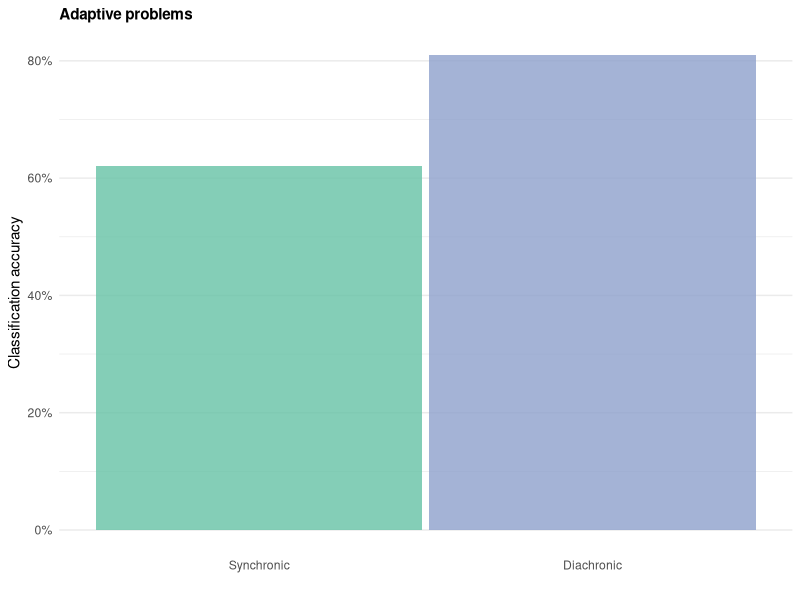
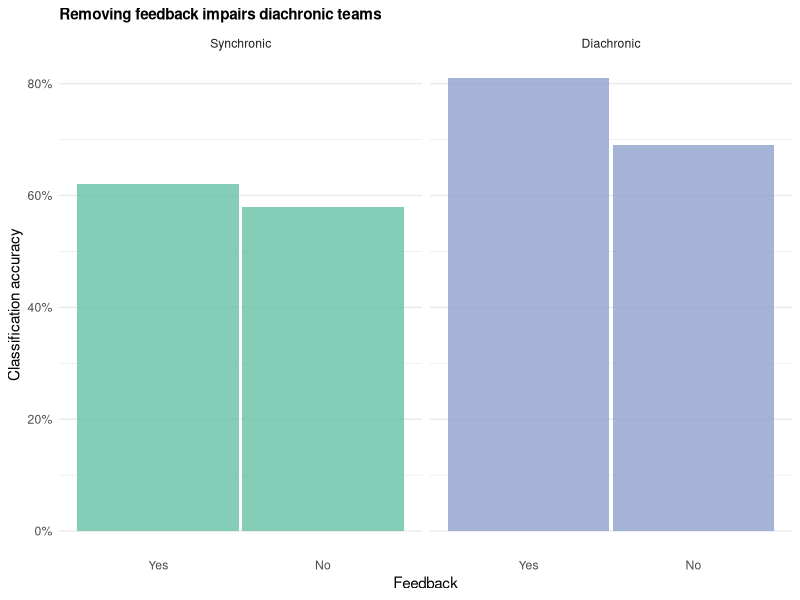
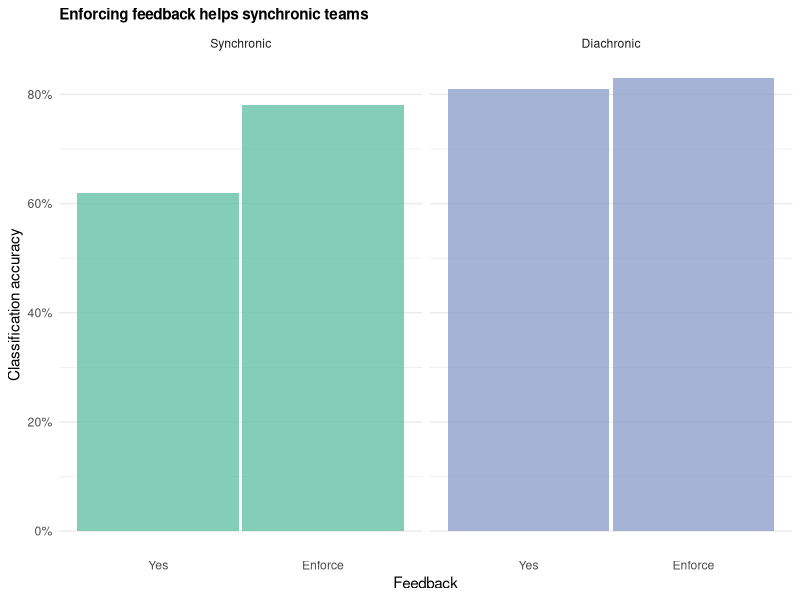
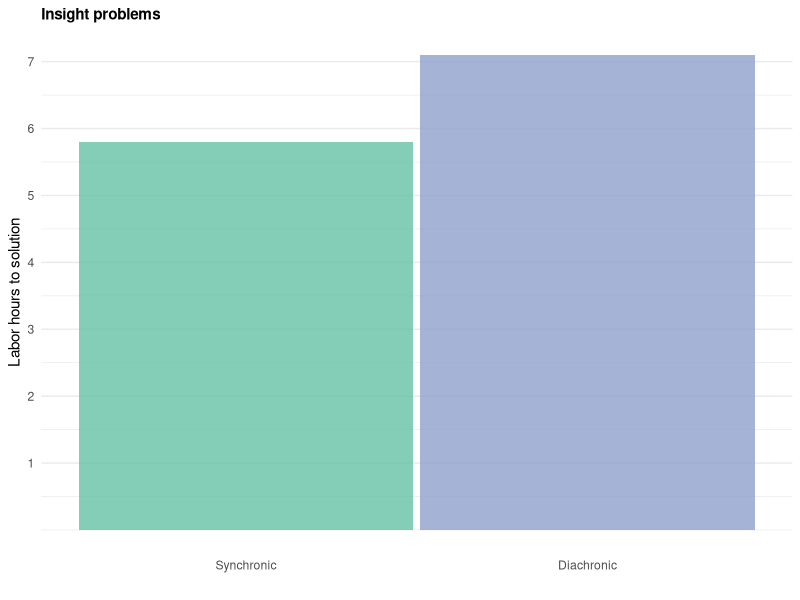

These figures' R source, in order:
# ---- hypotheses
library(magrittr)
library(dplyr)
library(stringr)
library(ggplot2)
library(scales)
library(gridExtra)

team_structures <- c("synchronic", "diachronic")
feedback_types <- c("yes", "no", "enforce")

recode_team_structures <- function(frame) {
  team_structures_map <- data_frame(
    team_structure = team_structures,
    team_factor = factor(team_structures, levels = team_structures,
                         labels = str_to_title(team_structures))
  )
  left_join(frame, team_structures_map)
}

recode_feedback_types <- function(frame) {
  feedback_map <- data_frame(
    feedback_type = feedback_types,
    feedback_factor = factor(feedback_type, levels = feedback_types,
                             labels = str_to_title(feedback_types))
  )
  left_join(frame, feedback_map)
}

# theme
default_alpha <- 0.8
default_bar_width <- 0.98

base_theme <- theme_minimal() +
  theme(
    axis.ticks = element_blank(),
    panel.grid.major.x = element_blank(),
    plot.title = element_text(size = 11, face = "bold")
  )

colors <- RColorBrewer::brewer.pal(3, "Set2")
names(colors) <- c("green", "orange", "blue")
team_colors <- c(colors[["green"]], colors[["blue"]])

scale_y_classification_accuracy <- scale_y_continuous("Classification accuracy", labels = percent)
scale_fill_team_factor <- scale_fill_manual(values = team_colors)

base_plot <- ggplot() +
  base_theme

# ---- team-structure-results
exp1 <- data_frame(
  team_structure = team_structures,
  classification_accuracy = c(0.62, 0.81)
) %>% recode_team_structures

(base_plot %+% exp1) +
  geom_bar(aes(team_factor, classification_accuracy, fill = team_factor),
           stat = "identity", width = default_bar_width, alpha = default_alpha) +
  xlab("") +
  scale_y_classification_accuracy +
  scale_fill_team_factor +
  guides(fill = "none") +
  ggtitle("Adaptive problems")

# ---- feedback-results
exp2 <- expand.grid(
  feedback_type = feedback_types,
  team_structure = team_structures
)
# > exp2
#   feedback_type team_structure
# 1           yes     synchronic
# 2            no     synchronic
# 3       enforce     synchronic
# 4           yes     diachronic
# 5            no     diachronic
# 6       enforce     diachronic
exp2$classification_accuracy <- c(62, 58, 78, 81, 69, 83)/100
exp2 %<>%
  recode_team_structures %>%
  recode_feedback_types

exp2_treatment_no <- exp2 %>%
  filter(feedback_type %in% c("yes", "no"))

exp2_treatment_yes <- exp2 %>%
  filter(feedback_type %in% c("yes", "enforce"))

treatment_plot <- base_plot +
  geom_bar(aes(feedback_factor, classification_accuracy, fill = team_factor),
           stat = "identity", width = default_bar_width, alpha = default_alpha) +
  facet_wrap("team_factor", nrow = 1) +
  xlab("Feedback") +
  scale_y_classification_accuracy +
  scale_fill_team_factor +
  guides(fill = "none")

(treatment_plot %+% exp2_treatment_no) +
  ggtitle("Removing feedback impairs diachronic teams")

(treatment_plot %+% exp2_treatment_yes) +
  ggtitle("Enforcing feedback helps synchronic teams")

# ---- insight-results
exp3 <- data_frame(
  team_structure = team_structures,
  labor_hours_to_solution = c(5.8, 7.1)
) %>%
  recode_team_structures

(base_plot %+% exp3) +
  geom_bar(aes(team_factor, labor_hours_to_solution, fill = team_factor),
           stat = "identity", width = default_bar_width, alpha = default_alpha) +
  xlab("") +
  scale_y_continuous("Labor hours to solution", breaks = 1:8) +
  scale_fill_team_factor +
  guides(fill = "none") +
  ggtitle("Insight problems")

# ---- multiple-projects-results
